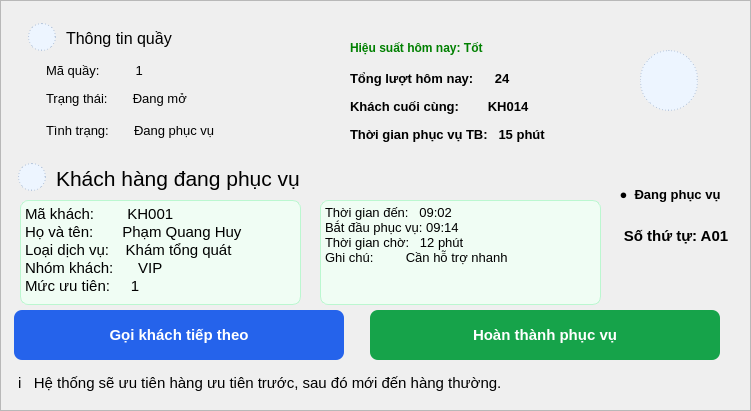
  <widget class="QFrame" name="panelKhachDangPhucVu">
   <property name="geometry">
    <rect>
     <x>16</x>
     <y>180</y>
     <width>751</width>
     <height>411</height>
    </rect>
   </property>
   <property name="styleSheet">
    <string>QTableWidget {
	padding: 4px;
    gridline-color: #E5E7EB;
    background: white;
    alternate-background-color: #F8FAFC;
item.setBackground(QColor(&quot;#DBEAFE&quot;));
}

QHeaderView::section {
    background: #2563EB;
    color: white;
    font-weight: bold;
    border: none;
    padding: 6px;
}</string>
   </property>
   <property name="frameShape">
    <enum>QFrame::Shape::StyledPanel</enum>
   </property>
   <widget class="QLabel" name="lblImgKhachDangPhucVu">
    <property name="geometry">
     <rect>
      <x>18</x>
      <y>163</y>
      <width>28</width>
      <height>28</height>
     </rect>
    </property>
    <property name="font">
     <font>
      <family>Segoe UI</family>
      <pointsize>11</pointsize>
      <bold>false</bold>
     </font>
    </property>
    <property name="styleSheet">
     <string notr="true">background:#edf5ff; border:1px dashed #b8c7dc; border-radius:14px;</string>
    </property>
    <property name="text">
     <string/>
    </property>
    <property name="pixmap">
     <pixmap>../images/nguoi.png</pixmap>
    </property>
    <property name="scaledContents">
     <bool>true</bool>
    </property>
    <property name="alignment">
     <set>Qt::AlignmentFlag::AlignCenter</set>
    </property>
    <property name="class" stdset="0">
     <string>imageSlot</string>
    </property>
   </widget>
   <widget class="QLabel" name="txt_current_customer">
    <property name="geometry">
     <rect>
      <x>56</x>
      <y>164</y>
      <width>300</width>
      <height>28</height>
     </rect>
    </property>
    <property name="font">
     <font>
      <family>Segoe UI</family>
      <pointsize>16</pointsize>
      <fontweight>ExtraBold</fontweight>
     </font>
    </property>
    <property name="text">
     <string>Khách hàng đang phục vụ</string>
    </property>
    <property name="class" stdset="0">
     <string>sectionTitle</string>
    </property>
   </widget>
   <widget class="QLabel" name="lblDangPhucVuBadge">
    <property name="geometry">
     <rect>
      <x>610</x>
      <y>180</y>
      <width>120</width>
      <height>28</height>
     </rect>
    </property>
    <property name="font">
     <font>
      <family>Segoe UI</family>
      <pointsize>10</pointsize>
      <bold>true</bold>
     </font>
    </property>
    <property name="text">
     <string>●  Đang phục vụ</string>
    </property>
    <property name="alignment">
     <set>Qt::AlignmentFlag::AlignCenter</set>
    </property>
    <property name="class" stdset="0">
     <string>badgeGreen</string>
    </property>
   </widget>
   <widget class="QLabel" name="lblSoThuTu">
    <property name="geometry">
     <rect>
      <x>610</x>
      <y>220</y>
      <width>132</width>
      <height>32</height>
     </rect>
    </property>
    <property name="font">
     <font>
      <family>Segoe UI</family>
      <pointsize>11</pointsize>
      <bold>true</bold>
     </font>
    </property>
    <property name="text">
     <string>Số thứ tự: A01</string>
    </property>
    <property name="alignment">
     <set>Qt::AlignmentFlag::AlignCenter</set>
    </property>
    <property name="class" stdset="0">
     <string>badgeBlue</string>
    </property>
   </widget>
   <widget class="QTextEdit" name="txtKhachDangPhucVu">
    <property name="geometry">
     <rect>
      <x>20</x>
      <y>200</y>
      <width>281</width>
      <height>105</height>
     </rect>
    </property>
    <property name="minimumSize">
     <size>
      <width>0</width>
      <height>35</height>
     </size>
    </property>
    <property name="font">
     <font>
      <family>Segoe UI</family>
      <pointsize>11</pointsize>
      <bold>false</bold>
     </font>
    </property>
    <property name="styleSheet">
     <string notr="true">background:#F0FDF4;
border:1px solid #BBF7D0;
border-radius:8px;</string>
    </property>
    <property name="html">
     <string>&lt;!DOCTYPE HTML PUBLIC &quot;-//W3C//DTD HTML 4.0//EN&quot; &quot;http://www.w3.org/TR/REC-html40/strict.dtd&quot;&gt;
&lt;html&gt;&lt;head&gt;&lt;meta name=&quot;qrichtext&quot; content=&quot;1&quot; /&gt;&lt;meta charset=&quot;utf-8&quot; /&gt;&lt;style type=&quot;text/css&quot;&gt;
p, li { white-space: pre-wrap; }
hr { height: 1px; border-width: 0; }
li.unchecked::marker { content: &quot;\2610&quot;; }
li.checked::marker { content: &quot;\2612&quot;; }
&lt;/style&gt;&lt;/head&gt;&lt;body style=&quot; font-family:'Segoe UI'; font-size:11pt; font-weight:400; font-style:normal;&quot;&gt;
&lt;p style=&quot; margin-top:0px; margin-bottom:0px; margin-left:0px; margin-right:0px; -qt-block-indent:0; text-indent:0px;&quot;&gt;Mã khách:        KH001&lt;/p&gt;
&lt;p style=&quot; margin-top:0px; margin-bottom:0px; margin-left:0px; margin-right:0px; -qt-block-indent:0; text-indent:0px;&quot;&gt;Họ và tên:       Phạm Quang Huy&lt;/p&gt;
&lt;p style=&quot; margin-top:0px; margin-bottom:0px; margin-left:0px; margin-right:0px; -qt-block-indent:0; text-indent:0px;&quot;&gt;Loại dịch vụ:    Khám tổng quát&lt;/p&gt;
&lt;p style=&quot; margin-top:0px; margin-bottom:0px; margin-left:0px; margin-right:0px; -qt-block-indent:0; text-indent:0px;&quot;&gt;Nhóm khách:      VIP&lt;/p&gt;
&lt;p style=&quot; margin-top:0px; margin-bottom:0px; margin-left:0px; margin-right:0px; -qt-block-indent:0; text-indent:0px;&quot;&gt;Mức ưu tiên:     1&lt;/p&gt;&lt;/body&gt;&lt;/html&gt;</string>
    </property>
    <property name="plainText">
     <string>Mã khách:        KH001
Họ và tên:       Phạm Quang Huy
Loại dịch vụ:    Khám tổng quát
Nhóm khách:      VIP
Mức ưu tiên:     1</string>
    </property>
   </widget>
   <widget class="QPushButton" name="btn_next_customer">
    <property name="geometry">
     <rect>
      <x>14</x>
      <y>310</y>
      <width>330</width>
      <height>50</height>
     </rect>
    </property>
    <property name="minimumSize">
     <size>
      <width>0</width>
      <height>50</height>
     </size>
    </property>
    <property name="font">
     <font>
      <family>Segoe UI</family>
      <pointsize>11</pointsize>
      <bold>true</bold>
     </font>
    </property>
    <property name="cursor">
     <cursorShape>PointingHandCursor</cursorShape>
    </property>
    <property name="styleSheet">
     <string notr="true">background:#2563EB;
color:white;
border-radius:8px;
font-weight:bold;</string>
    </property>
    <property name="text">
     <string>Gọi khách tiếp theo</string>
    </property>
    <property name="class" stdset="0">
     <string>primary</string>
    </property>
   </widget>
   <widget class="QPushButton" name="btn_finish_service">
    <property name="geometry">
     <rect>
      <x>370</x>
      <y>310</y>
      <width>350</width>
      <height>50</height>
     </rect>
    </property>
    <property name="minimumSize">
     <size>
      <width>0</width>
      <height>50</height>
     </size>
    </property>
    <property name="font">
     <font>
      <family>Segoe UI</family>
      <pointsize>11</pointsize>
      <bold>true</bold>
     </font>
    </property>
    <property name="cursor">
     <cursorShape>PointingHandCursor</cursorShape>
    </property>
    <property name="styleSheet">
     <string notr="true">background:#16A34A;
color:white;
border-radius:8px;
font-weight:bold;</string>
    </property>
    <property name="text">
     <string>Hoàn thành phục vụ</string>
    </property>
    <property name="class" stdset="0">
     <string>success</string>
    </property>
   </widget>
   <widget class="QLabel" name="lblQuyTacUuTien">
    <property name="geometry">
     <rect>
      <x>18</x>
      <y>364</y>
      <width>706</width>
      <height>38</height>
     </rect>
    </property>
    <property name="font">
     <font>
      <family>Segoe UI</family>
      <pointsize>11</pointsize>
      <bold>false</bold>
     </font>
    </property>
    <property name="text">
     <string>i   Hệ thống sẽ ưu tiên hàng ưu tiên trước, sau đó mới đến hàng thường.</string>
    </property>
    <property name="alignment">
     <set>Qt::AlignmentFlag::AlignVCenter</set>
    </property>
    <property name="class" stdset="0">
     <string>badgeBlue</string>
    </property>
   </widget>
   <widget class="QTextEdit" name="textEdit">
    <property name="geometry">
     <rect>
      <x>320</x>
      <y>200</y>
      <width>281</width>
      <height>105</height>
     </rect>
    </property>
    <property name="minimumSize">
     <size>
      <width>0</width>
      <height>35</height>
     </size>
    </property>
    <property name="font">
     <font>
      <family>Segoe UI</family>
      <pointsize>11</pointsize>
      <bold>false</bold>
     </font>
    </property>
    <property name="styleSheet">
     <string notr="true">background:#F0FDF4;
border:1px solid #BBF7D0;
border-radius:8px;
</string>
    </property>
    <property name="html">
     <string>&lt;!DOCTYPE HTML PUBLIC &quot;-//W3C//DTD HTML 4.0//EN&quot; &quot;http://www.w3.org/TR/REC-html40/strict.dtd&quot;&gt;
&lt;html&gt;&lt;head&gt;&lt;meta name=&quot;qrichtext&quot; content=&quot;1&quot; /&gt;&lt;meta charset=&quot;utf-8&quot; /&gt;&lt;style type=&quot;text/css&quot;&gt;
p, li { white-space: pre-wrap; }
hr { height: 1px; border-width: 0; }
li.unchecked::marker { content: &quot;\2610&quot;; }
li.checked::marker { content: &quot;\2612&quot;; }
&lt;/style&gt;&lt;/head&gt;&lt;body style=&quot; font-family:'Segoe UI'; font-size:11pt; font-weight:400; font-style:normal;&quot;&gt;
&lt;p style=&quot; margin-top:0px; margin-bottom:0px; margin-left:0px; margin-right:0px; -qt-block-indent:0; text-indent:0px;&quot;&gt;&lt;span style=&quot; font-family:'Consolas'; font-size:10pt;&quot;&gt;Thời gian đến:   09:02&lt;/span&gt;&lt;/p&gt;
&lt;p style=&quot; margin-top:0px; margin-bottom:0px; margin-left:0px; margin-right:0px; -qt-block-indent:0; text-indent:0px;&quot;&gt;&lt;span style=&quot; font-family:'Consolas'; font-size:10pt;&quot;&gt;Bắt đầu phục vụ: 09:14&lt;/span&gt;&lt;/p&gt;
&lt;p style=&quot; margin-top:0px; margin-bottom:0px; margin-left:0px; margin-right:0px; -qt-block-indent:0; text-indent:0px;&quot;&gt;&lt;span style=&quot; font-family:'Consolas'; font-size:10pt;&quot;&gt;Thời gian chờ:   12 phút&lt;/span&gt;&lt;/p&gt;
&lt;p style=&quot; margin-top:0px; margin-bottom:0px; margin-left:0px; margin-right:0px; -qt-block-indent:0; text-indent:0px;&quot;&gt;&lt;span style=&quot; font-family:'Consolas'; font-size:10pt;&quot;&gt;Ghi chú:         Cần hỗ trợ nhanh&lt;/span&gt;&lt;/p&gt;&lt;/body&gt;&lt;/html&gt;</string>
    </property>
   </widget>
   <widget class="QFrame" name="panelThongTinQuay">
    <property name="geometry">
     <rect>
      <x>10</x>
      <y>10</y>
      <width>708</width>
      <height>141</height>
     </rect>
    </property>
    <property name="frameShape">
     <enum>QFrame::Shape::NoFrame</enum>
    </property>
    <widget class="QLabel" name="lblImgThongTinQuay">
     <property name="geometry">
      <rect>
       <x>18</x>
       <y>13</y>
       <width>28</width>
       <height>28</height>
      </rect>
     </property>
     <property name="font">
      <font>
       <family>Segoe UI</family>
       <pointsize>11</pointsize>
       <bold>false</bold>
      </font>
     </property>
     <property name="styleSheet">
      <string notr="true">background:#edf5ff; border:1px dashed #b8c7dc; border-radius:14px;</string>
     </property>
     <property name="text">
      <string/>
     </property>
     <property name="pixmap">
      <pixmap>../images/quaydangban.png</pixmap>
     </property>
     <property name="scaledContents">
      <bool>true</bool>
     </property>
     <property name="alignment">
      <set>Qt::AlignmentFlag::AlignCenter</set>
     </property>
     <property name="class" stdset="0">
      <string>imageSlot</string>
     </property>
    </widget>
    <widget class="QLabel" name="lblTitleThongTinQuay">
     <property name="geometry">
      <rect>
       <x>56</x>
       <y>14</y>
       <width>220</width>
       <height>28</height>
      </rect>
     </property>
     <property name="font">
      <font>
       <family>Segoe UI</family>
       <pointsize>12</pointsize>
       <fontweight>ExtraBold</fontweight>
      </font>
     </property>
     <property name="text">
      <string>Thông tin quầy</string>
     </property>
     <property name="class" stdset="0">
      <string>sectionTitle</string>
     </property>
    </widget>
    <widget class="QLabel" name="lblMaQuay">
     <property name="geometry">
      <rect>
       <x>36</x>
       <y>48</y>
       <width>230</width>
       <height>24</height>
      </rect>
     </property>
     <property name="font">
      <font>
       <family>Segoe UI</family>
       <pointsize>10</pointsize>
       <bold>false</bold>
      </font>
     </property>
     <property name="text">
      <string>Mã quầy:          1</string>
     </property>
    </widget>
    <widget class="QLabel" name="lblTrangThaiMo">
     <property name="geometry">
      <rect>
       <x>36</x>
       <y>76</y>
       <width>230</width>
       <height>24</height>
      </rect>
     </property>
     <property name="font">
      <font>
       <family>Segoe UI</family>
       <pointsize>10</pointsize>
       <bold>false</bold>
      </font>
     </property>
     <property name="text">
      <string>Trạng thái:       Đang mở</string>
     </property>
     <property name="alignment">
      <set>Qt::AlignmentFlag::AlignVCenter</set>
     </property>
     <property name="class" stdset="0">
      <string>badgeGreen</string>
     </property>
    </widget>
    <widget class="QLabel" name="lblTinhTrang">
     <property name="geometry">
      <rect>
       <x>36</x>
       <y>108</y>
       <width>230</width>
       <height>24</height>
      </rect>
     </property>
     <property name="font">
      <font>
       <family>Segoe UI</family>
       <pointsize>10</pointsize>
       <bold>false</bold>
      </font>
     </property>
     <property name="text">
      <string>Tình trạng:       Đang phục vụ</string>
     </property>
     <property name="alignment">
      <set>Qt::AlignmentFlag::AlignVCenter</set>
     </property>
     <property name="class" stdset="0">
      <string>badgeGreen</string>
     </property>
    </widget>
    <widget class="QLabel" name="lblTongLuot">
     <property name="geometry">
      <rect>
       <x>340</x>
       <y>56</y>
       <width>250</width>
       <height>24</height>
      </rect>
     </property>
     <property name="font">
      <font>
       <family>Segoe UI</family>
       <pointsize>10</pointsize>
       <bold>true</bold>
      </font>
     </property>
     <property name="text">
      <string>Tổng lượt hôm nay:      24</string>
     </property>
    </widget>
    <widget class="QLabel" name="lblKhachCuoi">
     <property name="geometry">
      <rect>
       <x>340</x>
       <y>84</y>
       <width>250</width>
       <height>24</height>
      </rect>
     </property>
     <property name="font">
      <font>
       <family>Segoe UI</family>
       <pointsize>10</pointsize>
       <bold>true</bold>
      </font>
     </property>
     <property name="text">
      <string>Khách cuối cùng:        KH014</string>
     </property>
    </widget>
    <widget class="QLabel" name="lblTgTb">
     <property name="geometry">
      <rect>
       <x>340</x>
       <y>112</y>
       <width>250</width>
       <height>24</height>
      </rect>
     </property>
     <property name="font">
      <font>
       <family>Segoe UI</family>
       <pointsize>10</pointsize>
       <bold>true</bold>
      </font>
     </property>
     <property name="text">
      <string>Thời gian phục vụ TB:   15 phút</string>
     </property>
    </widget>
    <widget class="QLabel" name="lblImgTrangThaiTot">
     <property name="geometry">
      <rect>
       <x>630</x>
       <y>40</y>
       <width>58</width>
       <height>61</height>
      </rect>
     </property>
     <property name="font">
      <font>
       <family>Segoe UI</family>
       <pointsize>11</pointsize>
       <bold>false</bold>
      </font>
     </property>
     <property name="styleSheet">
      <string notr="true">background:#edf5ff; border:1px dashed #b8c7dc; border-radius:29px;</string>
     </property>
     <property name="text">
      <string/>
     </property>
     <property name="pixmap">
      <pixmap>../images/tải xuống (2).png</pixmap>
     </property>
     <property name="scaledContents">
      <bool>true</bool>
     </property>
     <property name="alignment">
      <set>Qt::AlignmentFlag::AlignCenter</set>
     </property>
     <property name="class" stdset="0">
      <string>imageSlot</string>
     </property>
    </widget>
    <widget class="QLabel" name="lblHieuSuat">
     <property name="geometry">
      <rect>
       <x>340</x>
       <y>30</y>
       <width>181</width>
       <height>16</height>
      </rect>
     </property>
     <property name="styleSheet">
      <string notr="true">color: green;
font-weight: bold;</string>
     </property>
     <property name="text">
      <string>Hiệu suất hôm nay: Tốt</string>
     </property>
    </widget>
   </widget>
  </widget>
